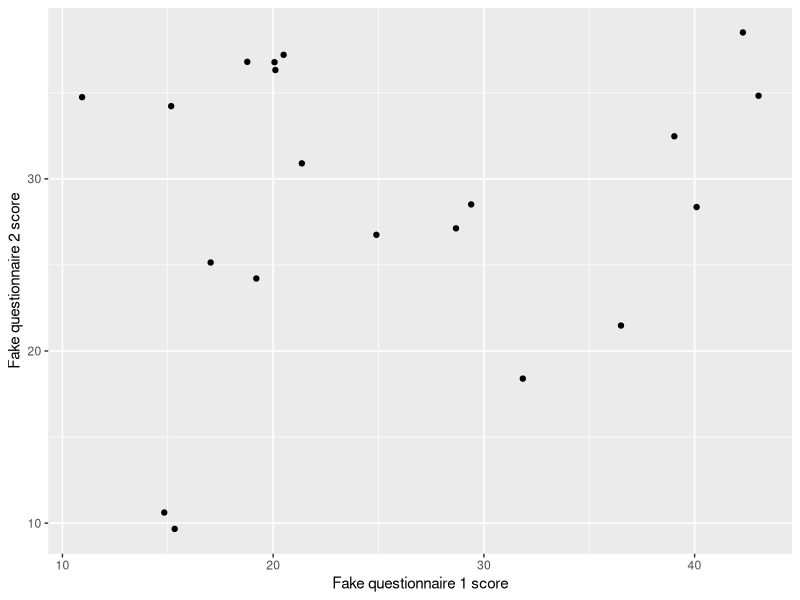
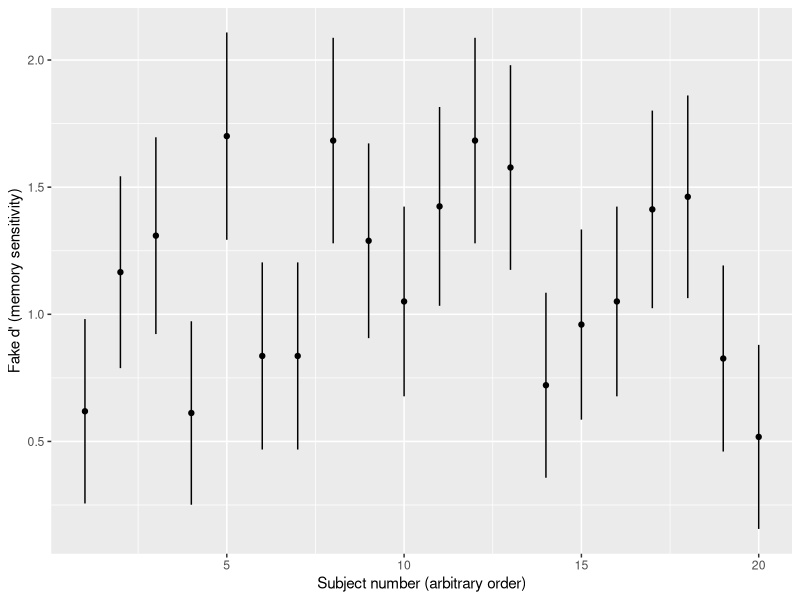

Reproduce these figures in R, in order.
## ---- chunk 1
knitr::opts_chunk$set(echo = TRUE)
require(tidyverse)
require(broom)
## ---- chunk 2
# 20 fake subjects, 50 fake trials per subject

# Will simulate the person-level variables FIRST,
# then expand to simulate the trial-level variables
raw <- tibble(id = 1L:20L,
              age = sample(18L:35L, size = 20, replace = TRUE),
              # assuming binary gender for the purposes of this simulation
              gender = sample(c("male", "female"), size = 20, replace = TRUE)) %>%
  # simulating some "questionnaire" scores; person-level
  mutate(q_1 = rnorm(n = n(), mean = 30, sd = 10),
              q_2 = rnorm(n = n(), mean = 30, sd = 10),
              q_3 = rnorm(n = n(), mean = 30, sd = 10)) %>%
  # slice() subsets rows by position; you can use it to repeat rows by repeating position indices
  slice(rep(1:n(), each = 50)) %>%
  # We'll get to this in a bit--this causes every "group"
  # aka every set of rows with the same value for "id", to behave as an independent df
  group_by(id) %>%
  # I just want to have a column for "trial order", I like those in my task data
  mutate(trial_num = 1:n(),
         # Each subject sees half OLD and half NEW trials in this recognition memory task
         is_old = rep(0L:1L, times = n()/2),
         # I'm shuffling the order of "old" and "new" trials in my fake memory task
         is_old = sample(is_old),
         # This will generate binary "old"/"new" responses corresponding roughly to a d' of 1
         # yep, everyone has the same d' today
         response = if_else(is_old == 1,
                            rbinom(n = n(), size = 1, prob = 0.7),
                            rbinom(n = n(), size = 1, prob = 0.3)),
         rt = rnorm(n = n(), mean = 3, sd = 1.5)) %>%
  ungroup()
## ---- chunk 3
mylist <- list(1,
               "one",
               c(1, 11, 111))

mylist
## ---- chunk 4
mylist[1]
## ---- chunk 5
mylist[2:3]
## ---- chunk 6
typeof(mylist[2:3])
## ---- chunk 7
mylist[[2]]
## ---- chunk 8
mylist[[3]]
## ---- chunk 9
typeof(mylist[[3]])
## ---- chunk 10
mylist <- list(first = 1,
               second = "one",
               third = c(1, 11, 111))

mylist
## ---- chunk 11
mylist["first"]
## ---- chunk 12
mylist[c("second", "third")]
## ---- chunk 13
mylist[["first"]]
## ---- chunk 14
mylist$third
## ---- chunk 15
starwars
## ---- chunk 16
starwars %>%
  select(name, films, vehicles, starships)
## ---- chunk 17
# These should be Luke's starships that he piloted at some point in the series
# since we saw earlier that he's the first row of the df
starwars$starships[1]
## ---- chunk 18
starwars$starships[[1]]
## ---- chunk 19
# This is good when you don't necessarily know the row number of what you're looking for
starwars$starships[starwars$name == "Han Solo"]
## ---- chunk 20
starwars$starships[starwars$name == "Han Solo"][[1]]
## ---- chunk 21
starwars_by_species_home <- starwars %>%
  group_by(species, homeworld) %>%
  nest(.key = "characters")

starwars_by_species_home
## ---- chunk 22
starwars_by_species_home$characters[[1]]
## ---- chunk 23
starwars_by_species_home %>%
  unnest(characters)
## ---- chunk 24
raw %>%
  mutate(rt_msec = 1000 * rt)
## ---- chunk 25
my_list <- list(rnorm(20),
                rnorm(20, mean = 1),
                rnorm(20, mean = 2))

map(my_list, ~mean(.))
## ---- chunk 26
nested <- raw %>%
  # gotta group by all the subject-level variables explicitly
  group_by(id, age, gender, q_1, q_2, q_3) %>%
  # then I'll rename the column that will contain the trialwise data
  nest(.key = "trials")
## ---- chunk 27
nested
## ---- chunk 28
nested$trials[[1]]
## ---- chunk 29
nested %>%
  mutate(rt_median = map_dbl(trials, ~median(.$rt)))
## ---- chunk 30
nested_summarized <- nested %>%
  mutate(summaries = map(trials,
                         ~.x %>%
                           # First, will group trials by actually old vs actually new
                           group_by(is_old) %>%
                           # Here, because both hits and FAs involve responding "old",
                           # we can calculate the SAME proportion for the two trial groups
                           summarize(rate_choose_old = mean(response)) %>%
                           # now, the summarized data is in semi-long form,
                           # with one row for the hits group and one row for the FAs group
                           # we will want these to be in different columns, so we will spread() them
                           # but first let's recode the grouping column
                           # because these values will become the new spread colnames
                           # and here we'll "rename" them before spreading
                           mutate(is_old = recode(is_old,
                                                  `0` = "rate_fa",
                                                  `1` = "rate_hit")) %>%
                           # now we will spread
                           spread(is_old, rate_choose_old)))
## ---- chunk 31
nested_summarized$summaries[[1]]
## ---- chunk 32
nested_summarized %>%
  unnest(summaries, .preserve = "trials")
## ---- chunk 33
nested_with_models <- nested %>%
  mutate(models = map(trials, ~glm(response ~ is_old, family = binomial(link = "probit"), data = .)))

nested_with_models
## ---- chunk 34
summary(nested_with_models$models[[1]])
## ---- chunk 35
nested_with_models <- nested %>%
  mutate(models = map(trials, ~glm(response ~ is_old, family = binomial(link = "probit"), data = .)),
         coefs = map(models, ~tidy(.)))

nested_with_models
## ---- chunk 36
nested_with_models$coefs[[1]]
## ---- chunk 37
nested_with_models %>%
  mutate(dprime = map_dbl(coefs, ~.$estimate[.$term == "is_old"]))
## ---- chunk 38
nested_with_models %>%
  unnest(coefs, .preserve = "trials")
## ---- chunk 39
nested_with_models %>%
  ggplot(aes(x = q_1, y = q_2)) +
  geom_point() +
  labs(x = "Fake questionnaire 1 score", y = "Fake questionnaire 2 score")
## ---- chunk 40
nested_with_models %>%
  # unnest the coefs column to get it into the main df
  # DON'T need to .preserve anything, since this data is only going into the plot
  unnest(coefs) %>%
  # I only want to plot the estimate values for the term is_old, which is the d' term
  filter(term == "is_old") %>%
  ggplot(aes(x = id, y = estimate)) +
  geom_errorbar(aes(ymin = estimate - std.error, ymax = estimate + std.error), width = 0) +
  geom_point() +
  labs(x = "Subject number (arbitrary order)", y = "Fake d' (memory sensitivity)")
